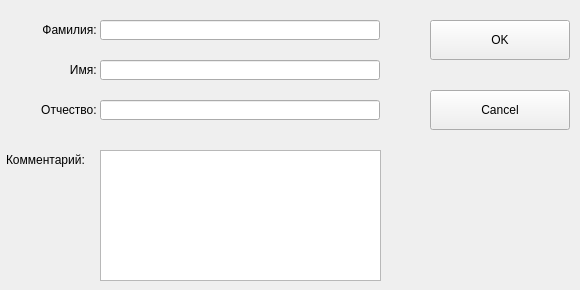
<?xml version="1.0" encoding="UTF-8"?>
<ui version="4.0">
 <class>AuthorForm</class>
 <widget class="QWidget" name="AuthorForm">
  <property name="geometry">
   <rect>
    <x>0</x>
    <y>0</y>
    <width>580</width>
    <height>290</height>
   </rect>
  </property>
  <property name="windowTitle">
   <string>Author</string>
  </property>
  <widget class="QPushButton" name="btn_ok">
   <property name="geometry">
    <rect>
     <x>430</x>
     <y>20</y>
     <width>140</width>
     <height>40</height>
    </rect>
   </property>
   <property name="text">
    <string>OK</string>
   </property>
  </widget>
  <widget class="QPushButton" name="btn_cancel">
   <property name="geometry">
    <rect>
     <x>430</x>
     <y>90</y>
     <width>140</width>
     <height>40</height>
    </rect>
   </property>
   <property name="text">
    <string>Cancel</string>
   </property>
  </widget>
  <widget class="QLabel" name="lbl_firstname">
   <property name="geometry">
    <rect>
     <x>10</x>
     <y>60</y>
     <width>90</width>
     <height>20</height>
    </rect>
   </property>
   <property name="text">
    <string>Имя: </string>
   </property>
   <property name="alignment">
    <set>Qt::AlignmentFlag::AlignRight|Qt::AlignmentFlag::AlignTrailing|Qt::AlignmentFlag::AlignVCenter</set>
   </property>
  </widget>
  <widget class="QLineEdit" name="led_firstname">
   <property name="geometry">
    <rect>
     <x>100</x>
     <y>60</y>
     <width>280</width>
     <height>20</height>
    </rect>
   </property>
  </widget>
  <widget class="QLineEdit" name="led_lastname">
   <property name="geometry">
    <rect>
     <x>100</x>
     <y>20</y>
     <width>280</width>
     <height>20</height>
    </rect>
   </property>
  </widget>
  <widget class="QLabel" name="lbl_lastname">
   <property name="geometry">
    <rect>
     <x>10</x>
     <y>20</y>
     <width>90</width>
     <height>20</height>
    </rect>
   </property>
   <property name="text">
    <string>Фамилия: </string>
   </property>
   <property name="alignment">
    <set>Qt::AlignmentFlag::AlignRight|Qt::AlignmentFlag::AlignTrailing|Qt::AlignmentFlag::AlignVCenter</set>
   </property>
  </widget>
  <widget class="QLineEdit" name="led_surname">
   <property name="geometry">
    <rect>
     <x>100</x>
     <y>100</y>
     <width>280</width>
     <height>20</height>
    </rect>
   </property>
  </widget>
  <widget class="QLabel" name="lbl_surname">
   <property name="geometry">
    <rect>
     <x>10</x>
     <y>100</y>
     <width>90</width>
     <height>20</height>
    </rect>
   </property>
   <property name="text">
    <string>Отчество: </string>
   </property>
   <property name="alignment">
    <set>Qt::AlignmentFlag::AlignRight|Qt::AlignmentFlag::AlignTrailing|Qt::AlignmentFlag::AlignVCenter</set>
   </property>
  </widget>
  <widget class="QLabel" name="lbl_comment">
   <property name="geometry">
    <rect>
     <x>6</x>
     <y>150</y>
     <width>101</width>
     <height>20</height>
    </rect>
   </property>
   <property name="text">
    <string>Комментарий:</string>
   </property>
  </widget>
  <widget class="QTextEdit" name="text_comment">
   <property name="geometry">
    <rect>
     <x>100</x>
     <y>150</y>
     <width>281</width>
     <height>131</height>
    </rect>
   </property>
  </widget>
 </widget>
 <resources/>
 <connections/>
</ui>
